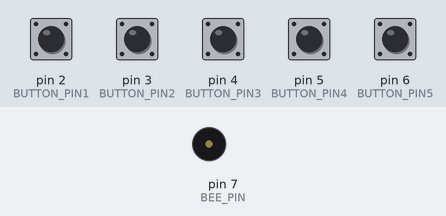
Simulated run of this sketch. Board: Arduino Uno, built with avr-gcc and run on an emulated ATmega328P. Shown: buzzer (waves = sounding). The test bench sets the inputs (shaded band); at power-on: pin 2 (BUTTON_PIN1), pin 3 (BUTTON_PIN2), pin 4 (BUTTON_PIN3), pin 5 (BUTTON_PIN4), pin 6 (BUTTON_PIN5) HIGH. What the sketch prints to the serial monitor is not drawn.

Above: at 1.2 s.
1.3 s: pin 2 (BUTTON_PIN1) pulled LOW for 0.15 s
At 1.47 s:
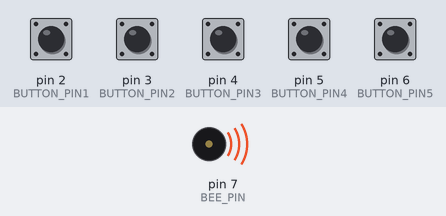
3.0 s: pin 3 (BUTTON_PIN2) pulled LOW for 0.15 s
At 3.9 s:
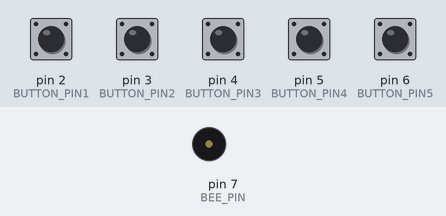
6.1 s: pin 4 (BUTTON_PIN3) pulled LOW for 0.15 s
At 6.9 s:
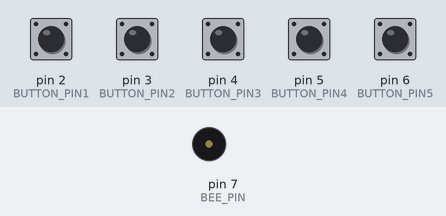
7.8 s: pin 5 (BUTTON_PIN4) pulled LOW for 0.15 s
At 7.96 s:
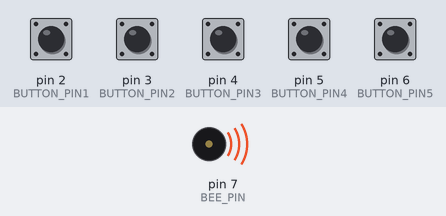
10.9 s: pin 6 (BUTTON_PIN5) pulled LOW for 0.15 s
At 12.2 s:
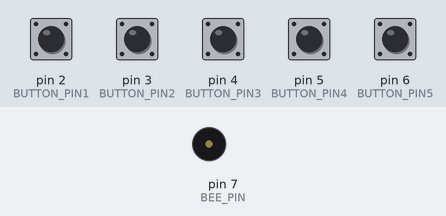
Timing chart, 0 to 13.9 s (numbered marks = the images above; inputs shaded):
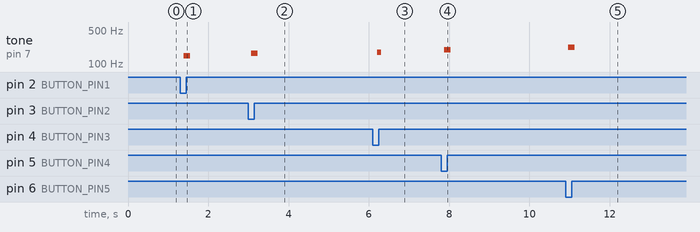

The sketch:

button_doorbell.ino
```cpp
/*
 * @Author: Ziting Zhao
 * @Date: 2021-05-10 15:18:30
 * @LastEditTime: 2021-05-19 22:57:09
 * @FilePath: /ProjectThing/button_doorbell/button_doorbell.ino
 */
#define BUTTON_PIN1 2             //button 1
#define BUTTON_PIN2 3             //button 2
#define BUTTON_PIN3 4             //button 3
#define BUTTON_PIN4 5             //button 4
#define BUTTON_PIN5 6             //button 5
#define BEE_PIN 7                 //Buzzer Pins

const int music[5] = {147, 165, 175, 196, 221};       // do re mi fa so

/*
 * Defining keystroke information related structures
 */
struct Button {
  int buttonState = HIGH;
  int lastButtonState = HIGH;
  long lastDebounceTime = 0;      //recording jitter variables
  long debounceDelay = 30;
};
Button button[5];                 //creat 5 buttons


void Get_Button(int button_pin, int button_num) {
  int button_value = digitalRead(button_pin);                 //Read I/O port status and update time if status changes
  if (button_value != button[button_num].lastButtonState) {
    button[button_num].lastDebounceTime = millis();
  }
  if ((millis() - button[button_num].lastDebounceTime) > button[button_num].debounceDelay) {
    if (button_value != button[button_num].buttonState) {
      button[button_num].buttonState = button_value;          //update buttonState
    }
  }
  button[button_num].lastButtonState = button_value;
}

void setup() {
  Serial.begin(9600);                           //Initialize serial port baud rate 9600
  pinMode(BUTTON_PIN1, INPUT_PULLUP);
  pinMode(BUTTON_PIN2, INPUT_PULLUP);
  pinMode(BUTTON_PIN3, INPUT_PULLUP);
  pinMode(BUTTON_PIN4, INPUT_PULLUP);
  pinMode(BUTTON_PIN5, INPUT_PULLUP);
  pinMode(BEE_PIN, OUTPUT);
  digitalWrite(BEE_PIN, LOW);
}

void loop() {
  Get_Button(BUTTON_PIN1, 0);                   //Reading the level of key 1
  Get_Button(BUTTON_PIN2, 1);
  Get_Button(BUTTON_PIN3, 2);
  Get_Button(BUTTON_PIN4, 3);
  Get_Button(BUTTON_PIN5, 4);
  if (button[0].buttonState == LOW) {           //Key 1 is detected as being pressed and the buzzer plays do
    tone(BEE_PIN, music[0]);
  }
  else if (button[1].buttonState == LOW) {      //Key 2 is detected as being pressed and the buzzer plays re
    tone(BEE_PIN, music[1]);
  }
  else if (button[2].buttonState == LOW) {      //Key 3 is detected as being pressed and the buzzer plays mi
    tone(BEE_PIN, music[2]);
  }
  else if (button[3].buttonState == LOW) {      //Key 4 is detected as being pressed and the buzzer plays fa
    tone(BEE_PIN, music[3]);
  }
  else if (button[4].buttonState == LOW) {      //Key 5 is detected as being pressed and the buzzer plays so
    tone(BEE_PIN, music[4]);
  }
  else {
    noTone(BEE_PIN);
  }
  Serial.println(String("") + "button1\tbutton2\tbutton3\tbutton4\tbutton5");
  Serial.println(String("") + button[0].buttonState + "\t" + button[1].buttonState + "\t" + button[2].buttonState + "\t" + button[3].buttonState + "\t" + button[4].buttonState);   //串口打印按键的值
}
```

Measured:
- after the input at 1.3 s, tone on pin 7 (BEE_PIN): silent → 147 Hz after 0.09 s, → silent 0.16 s later
- after the input at 3.0 s, tone on pin 7 (BEE_PIN): silent → 165 Hz after 0.07 s, → silent 0.16 s later
- after the input at 6.1 s, tone on pin 7 (BEE_PIN): silent → 175 Hz after 0.11 s, → silent 0.11 s later
- after the input at 7.8 s, tone on pin 7 (BEE_PIN): silent → 196 Hz after 0.08 s, → silent 0.16 s later
- after the input at 10.9 s, tone on pin 7 (BEE_PIN): silent → 221 Hz after 0.07 s, → silent 0.16 s later
